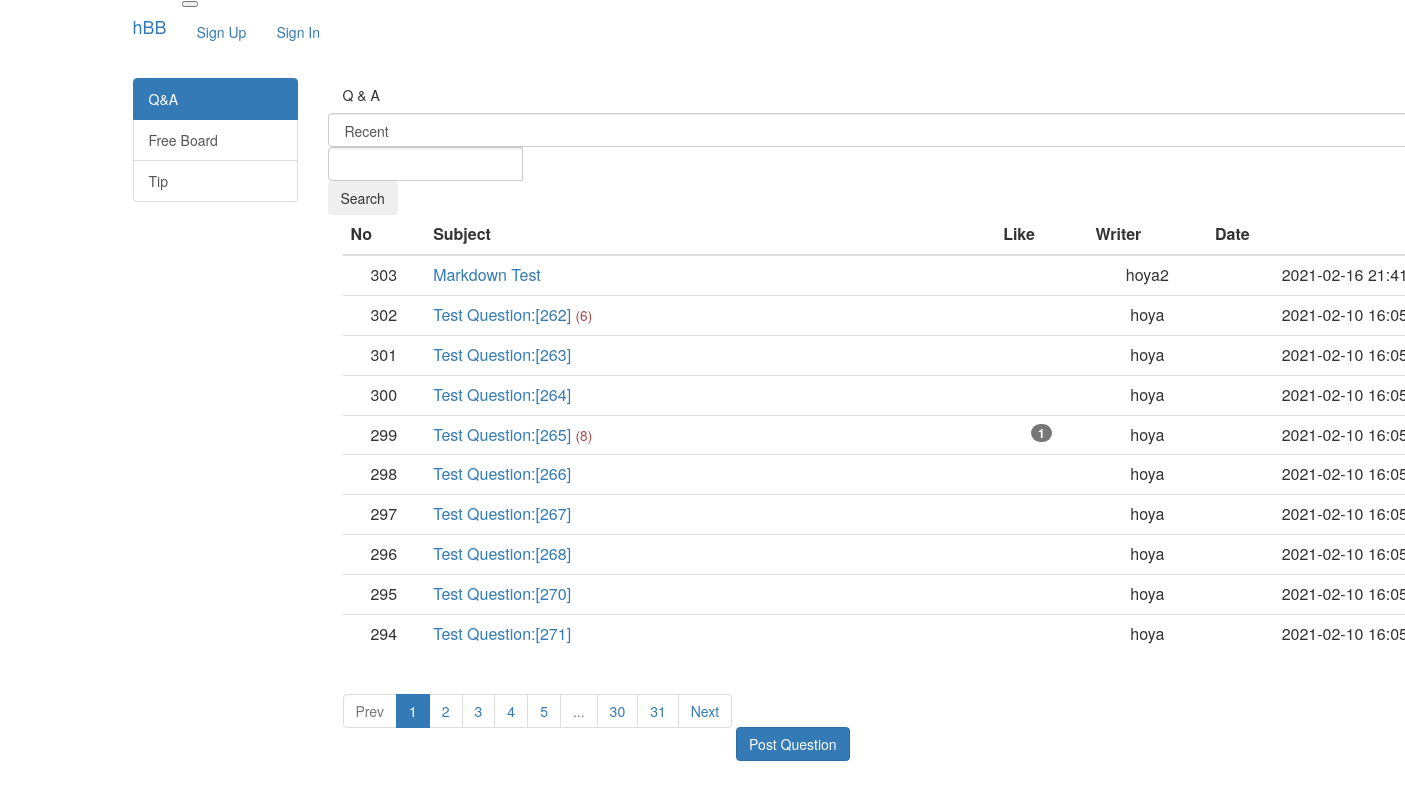
The app's page /question/list/qna with its own data.
### src/models/question.py (models this page shows)
class QuestionModel(db.Model):
    id = db.Column(db.Integer, primary_key=True)
    category = db.Column(db.String(16), nullable=False)
    subject = db.Column(db.String(200), nullable=False)
    content = db.Column(db.Text(), nullable=False)
    created_date = db.Column(db.DateTime(), nullable=False)
    user_id = db.Column(
        db.Integer, db.ForeignKey("user_model.id", ondelete="CASCADE"), nullable=False
    )
    user = db.relationship("UserModel", backref=db.backref("question_set"))
    modified_date = db.Column(db.DateTime(), nullable=True)
    like = db.relationship(
        "UserModel", secondary=question_like, backref=db.backref("question_like_set")
    )

### src/models/user.py (models this page shows)
class UserModel(db.Model):
    id = db.Column(db.Integer, primary_key=True)
    username = db.Column(db.String(150), unique=True, nullable=False)
    password = db.Column(db.String(200), nullable=False)
    email = db.Column(db.String(120), unique=True, nullable=False)

### src/views/question_views.py (the view, shortened to what this page needs)
@bp.route("/list/<string:category>")
def _list(category="qna"):
    page = request.args.get("page", type=int, default=1)
    keyword = request.args.get("keyword", type=str, default="")
    sort = request.args.get("sort", type=str, default="recent")
    question_list = QuestionModel.query.filter(QuestionModel.category == category)
    if sort == "recommend":
        sub_query = (
            db.session.query(
                question_like.c.question_id, func.count("*").label("num_like")
            )
            .group_by(question_like.c.question_id)
            .subquery()
        )
        question_list = question_list.outerjoin(
            sub_query, QuestionModel.id == sub_query.c.question_id
        ).order_by(sub_query.c.num_like.desc(), QuestionModel.created_date.desc())
    else:
        question_list = question_list.order_by(QuestionModel.created_date.desc())
    question_list = question_list.paginate(page, per_page=10)
    return render_template(
        "question/question_list.html",
        category=category,
        question_list=question_list,
        page=page,
        keyword=keyword,
        sort=sort,
    )

### src/filter.py (called while the page is built)
def format_datetime(value, fmt="%Y-%m-%d %H:%M"):
    return value.strftime(fmt)

### src/views/account_views.py (called while the page is built)
@bp.before_app_request
def load_signed_in_user():
    user_id = session.get("user_id")
    if user_id is None:
        g.user = None
    else:
        g.user = UserModel.query.get(user_id)

### src/templates/question/question_list.html (shortened to what this page needs)
{% extends "base.html" %}
{% block content %}
<div class="container py-2">
    <h5 class="border-bottom pb-2 mb-3">
        {% if category == 'qna' %}
        Q & A
        {% elif category == 'free' %}
        Free Board
        {% elif category == 'tip' %}
        Tip
        {% endif %}
    </h5>
    <div class="row justify-content-between my-3">
        <div class="col-2">
            <select class="form-control sort">
                <option value="recent" {% if sort=='recent' %}selected{% endif %}>Recent</option>
            </select>
        </div>
        <div class="col-4 input-group">
            <input class="form-control keyword" type="text" value="{{ keyword or '' }}">
            <div class="input-group-append">
                <button id="btn_search" class="btn btn-outline-secondary" type="button">Search</button>
            </div>
        </div>
    </div>
    <table class="table">
        <thead>
            <tr class="text-center thead-dark">
                <th>No</th>
                <th style="width: 50%">Subject</th>
                <th>Like</th>
                <th>Writer</th>
                <th>Date</th>
            </tr>
        </thead>
        <tbody>
            {% if question_list %}
            {% for question in question_list.items %}
            <tr class="text-center">
                <td>{{ question_list.total - ((question_list.page - 1) * question_list.per_page) -
                    loop.index0
                    }}
                </td>
                <td class="text-left">
                    <a href="{{ url_for('question.detail', question_id=question.id) }}">
                        {{ question.subject }}
                    </a>
                    {% if question.answer_set|length > 0 %}
                    <span class="text-danger small ml-2">({{ question.answer_set|length }})</span>
                    {% endif %}
                </td>
                <td>
                    {% if question.like|length > 0 %}
                    <span class="badge badge-warning px-2 py-1">{{ question.like|length }}</span>
                    {% endif %}
                </td>
                <td>{{ question.user.username }}</td>
                <td>{{ question.created_date|datetime }}</td>
            </tr>
            {% endfor %}
            {% else %}
            <tr>
                <td colspan="3">There are no questions.</td>
            </tr>
            {% endif %}
        </tbody>
    </table>
    <ul class="pagination justify-content-center">
        {% if question_list.has_prev %}
        <li class="page-item">
            <a class="page-link" data-page="{{ question_list.prev_num }}" href="#">Prev</a>
        </li>
        {% else %}
        <li class="page-item disabled">
            <a class="page-link" tabindex="-1" aria-disabled="true" href="#">Prev</a>
        </li>
        {% endif %}
        {% for page_num in question_list.iter_pages() %}
        {% if page_num %}
        {% if page_num != question_list.page %}
        <li class="page-item">
            <a class="page-link" data-page="{{ page_num }}" href="#">{{ page_num }}</a>
        </li>
        {% else %}
        <li class="page-item active" aria-current="page">
            <a class="page-link" href="#">{{ page_num }}</a>
        </li>
        {% endif %}
        {% else %}
        <li class="disabled">
            <a class="page-link" href="#">...</a>
        </li>
        {% endif %}
        {% endfor %}
        {% if question_list.has_next %}
        <li class="page-item">
            <a class="page-link" data-page="{{ question_list.next_num }}" href="#">Next</a>
        </li>
        {% else %}
        <li class="page-item disabled">
            <a class="page-link" tabindex="-1" aria-disabled="true" href="#">Next</a>
        </li>
        {% endif %}
    </ul>
    <a href="{{ url_for('question.create', category=category) }}" class="btn btn-primary">Post Question</a>
</div>
{% endblock %}

### records on screen
QuestionModel: total "303", subject "Markdown Test", user.username "hoya2", created_date "2021-02-16…"
QuestionModel: total "302", subject "Test Question:[262]", answer_set|length "6", user.username "hoya", created_date "2021-02-10…"
QuestionModel: total "301", subject "Test Question:[263]", user.username "hoya", created_date "2021-02-10…"
QuestionModel: total "300", subject "Test Question:[264]", user.username "hoya", created_date "2021-02-10…"
QuestionModel: total "299", subject "Test Question:[265]", answer_set|length "8", like|length "1", user.username "hoya", created_date "2021-02-10…"
QuestionModel: total "298", subject "Test Question:[266]", user.username "hoya", created_date "2021-02-10…"
QuestionModel: total "297", subject "Test Question:[267]", user.username "hoya", created_date "2021-02-10…"
QuestionModel: total "296", subject "Test Question:[268]", user.username "hoya", created_date "2021-02-10…"
QuestionModel: total "295", subject "Test Question:[270]", user.username "hoya", created_date "2021-02-10…"
QuestionModel: total "294", subject "Test Question:[271]", user.username "hoya", created_date "2021-02-10…"

### other values on screen
{{ page_num }} "1"
{{ page_num }} "2" "3" "4" "5" "30" "31"
